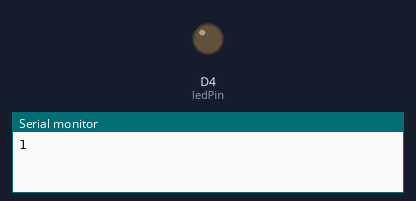
Simulated run of this sketch. Board: ESP8266 (NodeMCU). Shown: output pins drawn as LEDs (lit = HIGH), the last lines printed to the serial monitor.

Above: at 0.5 s.
At 5.0 s:
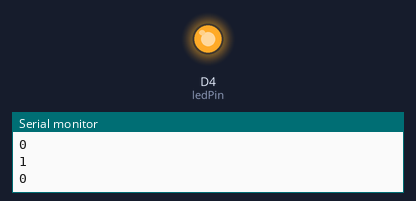
Timing chart, 0 to 6.9 s (numbered marks = the images above):
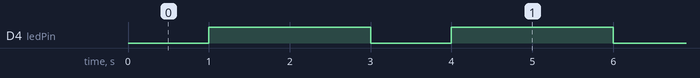

Measured:
- by itself, D4 (ledPin): alternates HIGH for 2.0 s and LOW for 1.0 s

The sketch:

lab2_2.ino
```cpp
const int ledPin = D4;
int timeOn = 1000;
int timeOff = 2000;

void setup() {
  pinMode(ledPin, OUTPUT);
  Serial.begin(9600);
}

void loop() {
  digitalWrite(ledPin, LOW);  // Turn the LED ON
  Serial.println(1);        // Print 1 to Serial Monitor (LED is ON)
  delay(timeOn);            // Wait for timeOn milliseconds

  digitalWrite(ledPin, HIGH); // Turn the LED OFF
  Serial.println(0);        // Print 0 to Serial Monitor (LED is OFF)
  delay(timeOff);           // Wait for timeOff milliseconds
}
```
